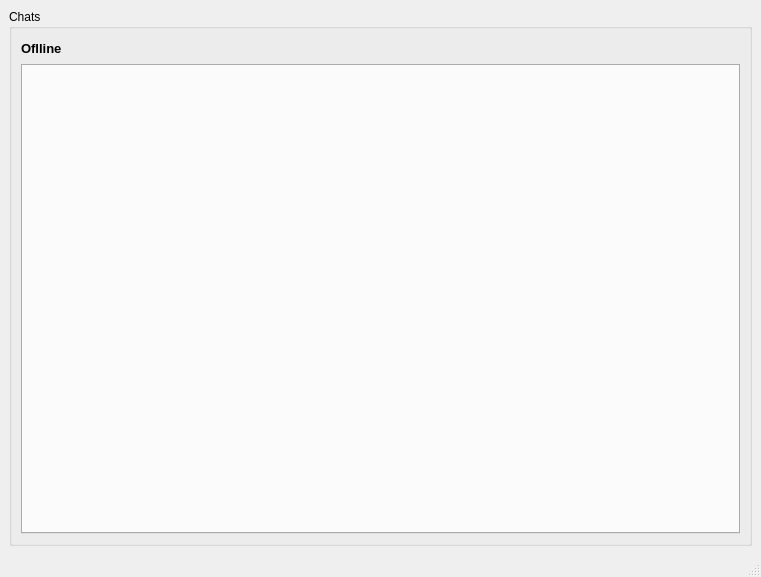
<?xml version="1.0" encoding="UTF-8"?>
<ui version="4.0">
 <class>MainWindow</class>
 <widget class="QMainWindow" name="MainWindow">
  <property name="geometry">
   <rect>
    <x>0</x>
    <y>0</y>
    <width>761</width>
    <height>577</height>
   </rect>
  </property>
  <property name="windowTitle">
   <string>chat Application</string>
  </property>
  <widget class="QWidget" name="centralwidget">
   <layout class="QGridLayout" name="gridLayout_2">
    <item row="0" column="0">
     <widget class="QGroupBox" name="groupBox_2">
      <property name="title">
       <string>Chats</string>
      </property>
      <layout class="QVBoxLayout" name="verticalLayout">
       <item>
        <layout class="QHBoxLayout" name="horizontalLayout">
         <item>
          <widget class="QLabel" name="lblStatus">
           <property name="font">
            <font>
             <pointsize>10</pointsize>
             <bold>true</bold>
            </font>
           </property>
           <property name="text">
            <string>Oflline</string>
           </property>
           <property name="alignment">
            <set>Qt::AlignmentFlag::AlignLeading|Qt::AlignmentFlag::AlignLeft|Qt::AlignmentFlag::AlignVCenter</set>
           </property>
          </widget>
         </item>
         <item>
          <spacer name="horizontalSpacer">
           <property name="orientation">
            <enum>Qt::Orientation::Horizontal</enum>
           </property>
           <property name="sizeHint" stdset="0">
            <size>
             <width>40</width>
             <height>20</height>
            </size>
           </property>
          </spacer>
         </item>
         <item>
          <widget class="QPushButton" name="btnSetting">
           <property name="styleSheet">
            <string notr="true">QPushButton {
    border: none;
    background: transparent;
}
QPushButton:hover {
    background: rgba(255, 255, 255, 30);
    border-radius: 6px;
}
QPushButton:pressed {
    background: rgba(255, 255, 255, 50);
}</string>
           </property>
           <property name="text">
            <string/>
           </property>
           <property name="icon">
            <iconset resource="qrc.qrc">
             <normaloff>:/icons/setting.png</normaloff>:/icons/setting.png</iconset>
           </property>
           <property name="iconSize">
            <size>
             <width>25</width>
             <height>25</height>
            </size>
           </property>
          </widget>
         </item>
        </layout>
       </item>
       <item>
        <widget class="QTabWidget" name="twChat"/>
       </item>
      </layout>
     </widget>
    </item>
   </layout>
  </widget>
  <widget class="QMenuBar" name="menubar">
   <property name="geometry">
    <rect>
     <x>0</x>
     <y>0</y>
     <width>761</width>
     <height>21</height>
    </rect>
   </property>
  </widget>
  <widget class="QStatusBar" name="statusbar"/>
  <action name="actionServer_Mode">
   <property name="text">
    <string>Server mode</string>
   </property>
  </action>
  <action name="actionClient_mode">
   <property name="text">
    <string>Client mode</string>
   </property>
  </action>
 </widget>
 <resources>
  <include location="qrc.qrc"/>
 </resources>
 <connections/>
</ui>
